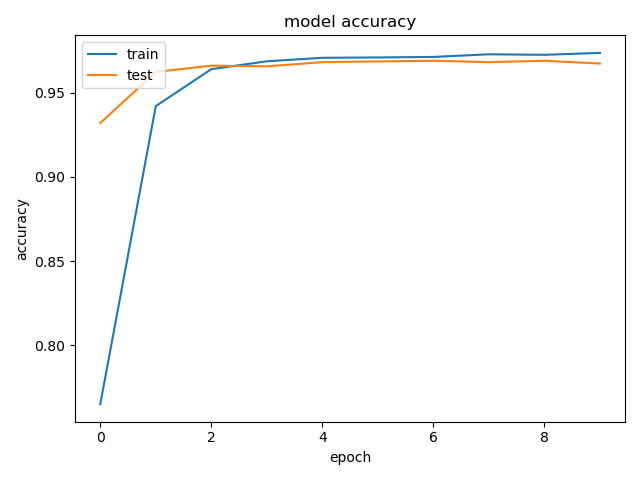
#> input picture acc.png, 640 x 480 px
$ python -i vision.py   (imports and definitions only)
#> lines starting #> are read from the running program, lines starting #| are printed output that depends on the picture; after the words box and inside, x2 and y2 are one past the last pixel; in counts of white or black regions, pixels touching at a corner belong together
#> further down, picture is the input picture: shape (480, 640, 3); mean B, G, R 250.8, 250.8, 250.8
import gbvision as gbv
import cv2
import numpy as np
from constants import THRESHOLD


# [10 lines left out: function contours_to_polygons, not called in this run]


def process_image_gaussian(frame):
    grayscaled = cv2.cvtColor(frame, cv2.COLOR_BGR2GRAY)
    blur = cv2.GaussianBlur(grayscaled, (5, 5), 0)
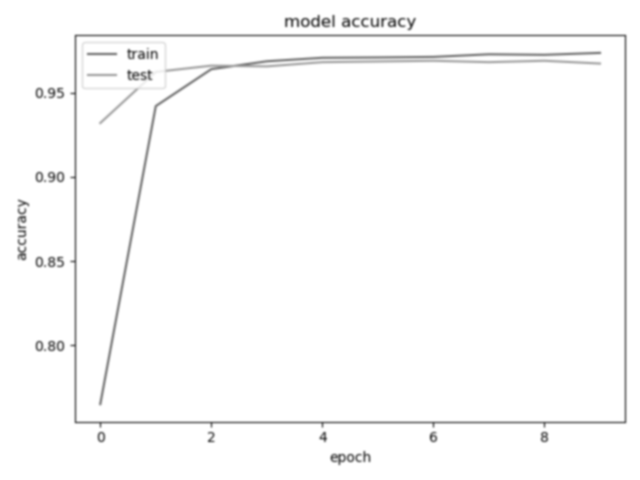
#> blur: shape (480, 640); min 80, max 255, mean 250.8
    th = cv2.threshold(blur, 120, 255, cv2.THRESH_BINARY)[1]
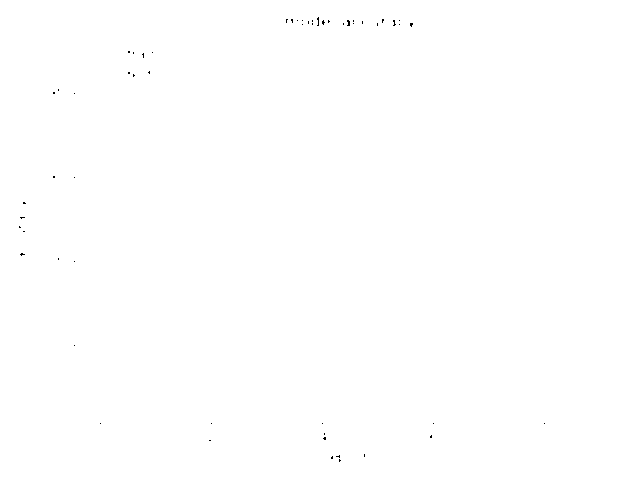
#> th: shape (480, 640); 99.9% white; black in thin lines or dots, all inside (x1, y1, x2, y2) = (19, 17, 545, 462)
    th = np.bitwise_not(th)
#> (the run stopped early here; a loop or call above may not have finished)

$ run again, on loss.png
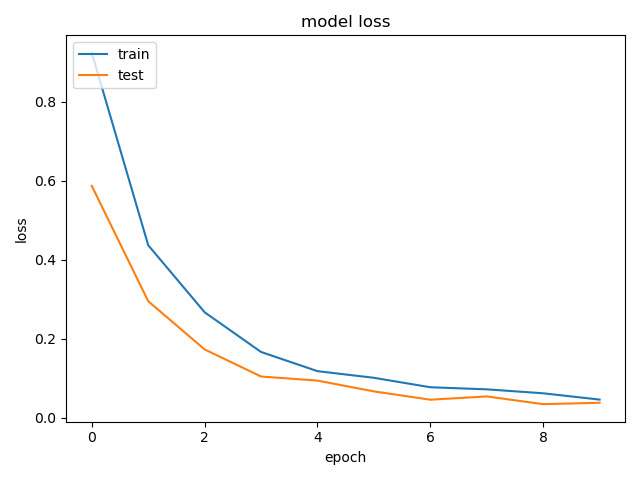
#> input picture loss.png, 640 x 480 px
#> picture is the input picture: shape (480, 640, 3); mean B, G, R 250.8, 251, 251.2
#> in process_image_gaussian, `blur = cv2.GaussianBlur(grayscaled, (5, 5), 0)`:
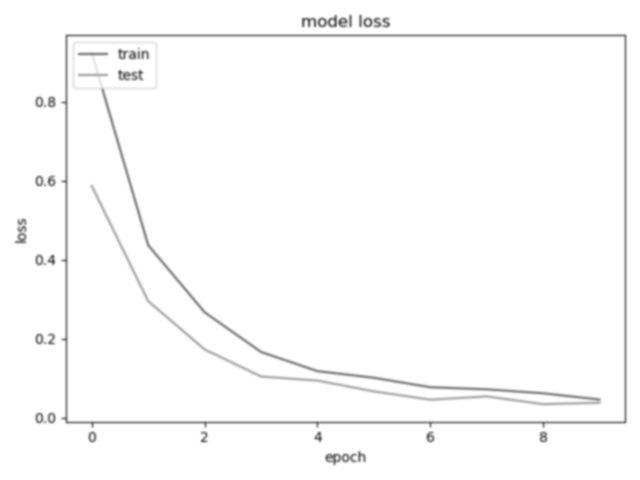
#> blur: shape (480, 640); min 86, max 255, mean 251
